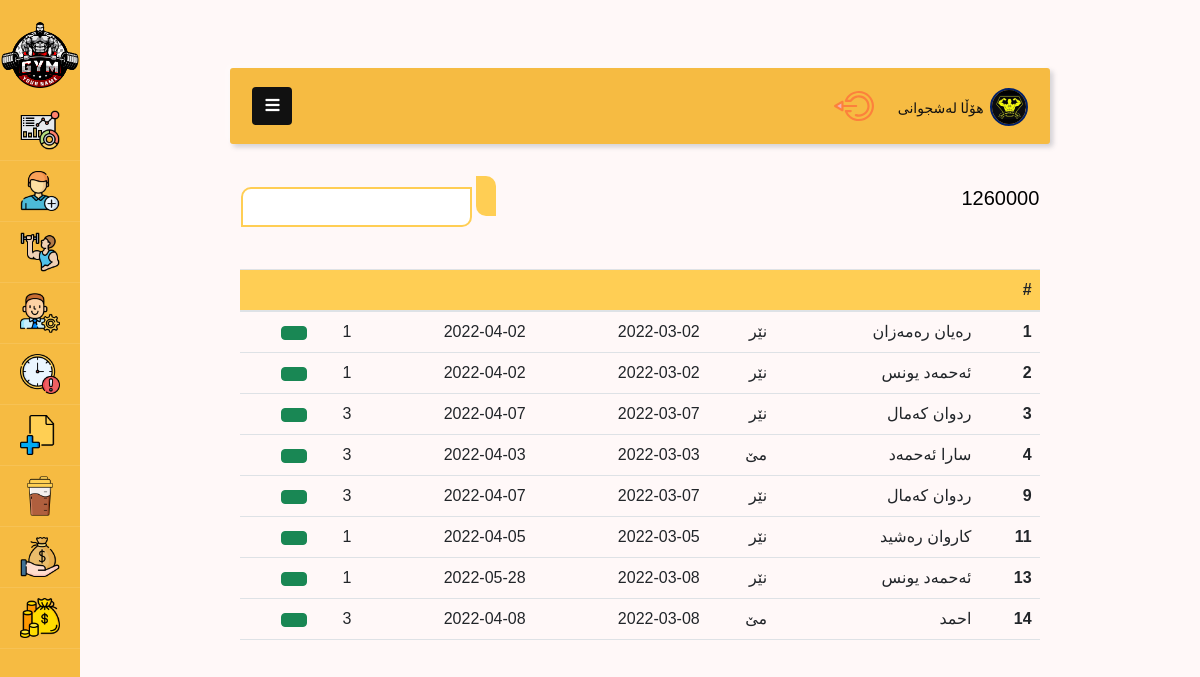
Screenshot of /updateUser.php with the database file from the repository.
### tables this page shows
CREATE TABLE `user` (
  `id` int(11) NOT NULL,
  `name` varchar(200) NOT NULL,
  `admin_id` varchar(255) NOT NULL,
  `categories_gym` varchar(200) NOT NULL,
  `address` varchar(255) NOT NULL,
  `gender` varchar(30) NOT NULL,
  `price` int(11) NOT NULL,
  `date_start` date NOT NULL,
  `date_end` date NOT NULL,
  `month` int(11) NOT NULL,
  `qarz` tinyint(1) NOT NULL,
  `price_qarz` int(11) NOT NULL,
  `month_qarz` int(11) NOT NULL
);

### include/config.php (called while the page is built, shortened)
<?php
$db = mysqli_connect("localhost","root","","gym");
function sec($data) {
	global $db;
	$data = mysqli_real_escape_string($db, htmlspecialchars($data));
	return $data;
}
?>

### updateUser.php (the view, shortened to what this page needs)
<?php include'include/nav.php'; ?>
    <div class="wrapper d-flex align-items-stretch">
	<?php include 'include/sidebar.php'; ?>
	<div id="content" class="p-4 p-md-5">
		<?php include 'include/navbar.php'; ?>
		<div class="header-of-page">
      <div class="search" style="flex-direction: row;">
        <form action="<?php echo sec($_SERVER['PHP_SELF']);?>" method="GET">
          <input type="text" name="nameSearch" placeholder="<?php echo sec($lang['placeholderSearch']); ?>">
          <button name="btn-search"><?php echo sec($lang['search']); ?></button>
        </form>
        <div class="TotalPrice">
          <?php
          $QueryTotal = mysqli_query($db, "SELECT * FROM `useful`");
          $Total = 0;
          while($RowTotal = mysqli_fetch_assoc($QueryTotal)){
            $Total += $RowTotal['price'];
          }
        ?>
          <h5 style="font-family: 'Droid Arabic Kufi',sans-serif;"><?php echo sec($lang['dahat']); ?> <?php echo $Total; ?></h5>
        </div>
      </div>
<div class="formAddUser" style="background: none;">
        <table class="table">
                <thead>
                  <tr class="text-end" style="background: #FFCE54;">
                    <th scope="col"><?php echo sec($lang['Update']); ?></th>
                    <th scope="col"><?php echo sec($lang['AllMonth']); ?></th>
                    <th scope="col"><?php echo sec($lang['EndDate']); ?></th>
                    <th scope="col"><?php echo sec($lang['startDate']); ?></th>
                    <th scope="col"><?php echo sec($lang['gender']); ?></th>
                    <th scope="col"><?php echo sec($lang['name']); ?></th>
                    <th scope="col">#</th>
                  </tr>
                </thead>
                <tbody class="text-end">
                  <?php
                    $query = mysqli_query($db, "SELECT * FROM `user`");
                    while($RowUser = mysqli_fetch_assoc($query)){?>
                    <tr>
                      <td><button class="btn btn-success" type="button" data-bs-toggle="modal" data-bs-target="#exampleModal<?php echo sec($RowUser['id']); ?>"><?php echo sec($lang['Update']); ?></button></td>
                      <td><?php echo sec($RowUser['month']); ?></td>
                      <td><?php echo sec($RowUser['date_end']); ?></td>
                      <td><?php echo sec($RowUser['date_start']); ?></td>
                      <td><?php echo sec($RowUser['gender']); ?></td>
                      <td><?php echo sec($RowUser['name']); ?></td>
                      <th scope="row"><?php echo sec($RowUser['id']); ?></th>
                    </tr>
                    <?php } ?>
                </tbody>
          </table>
    </div>
        </div>
    </div>
    </div>

### assets/css/style.css (style rules this page uses)
* { padding: 0; margin: 0; box-sizing: border-box; font-family: "Droid Arabic Kufi",sans-serif; }
body { background: rgb(255, 248, 248); color: #fff; }
.formAddUser { width: 80%; background: #fff; margin: auto; margin-top: 2rem; padding: 10px; border-radius: 10px; }
.header-of-page { width: 100%; text-align: right; }
.search { width: 78%; margin: auto; display: flex; align-items: center; justify-content: space-between; flex-direction: row-reverse; margin-top: 2rem; }
.search form input { height: 40px; padding: 4px 10px; outline: none; border-top-left-radius: 10px; border-bottom-right-radius: 10px; border: none; background: #fff; border: 2px solid #FFCE54; text-align: right; transition: .4s; }
.search form input::placeholder { color: rgba(51, 51, 51, 0.548); }
.search form button { height: 40px; padding: 4px 10px; outline: none; border: none; border-bottom-left-radius: 10px; border-top-right-radius: 10px; background-color: #FFCE54; color: #fff; transition: .4s; }

### rows the page displays
user: month "1", date_end "2022-04-02", date_start "2022-03-02", gender "نێر", name "رەیان رەمەزان", id "1"
user: month "1", date_end "2022-04-02", date_start "2022-03-02", gender "نێر", name "ئەحمەد یونس", id "2"
user: month "3", date_end "2022-04-07", date_start "2022-03-07", gender "نێر", name "ردوان کەمال", id "3"
user: month "3", date_end "2022-04-03", date_start "2022-03-03", gender "مێ", name "سارا ئەحمەد", id "4"
user: month "3", date_end "2022-04-07", date_start "2022-03-07", gender "نێر", name "ردوان کەمال", id "9"
user: month "1", date_end "2022-04-05", date_start "2022-03-05", gender "نێر", name "کاروان رەشید", id "11"
user: month "1", date_end "2022-05-28", date_start "2022-03-08", gender "نێر", name "ئەحمەد یونس", id "13"
user: month "3", date_end "2022-04-08", date_start "2022-03-08", gender "مێ", name "احمد", id "14"

### other values shown
$Total "1260000"
